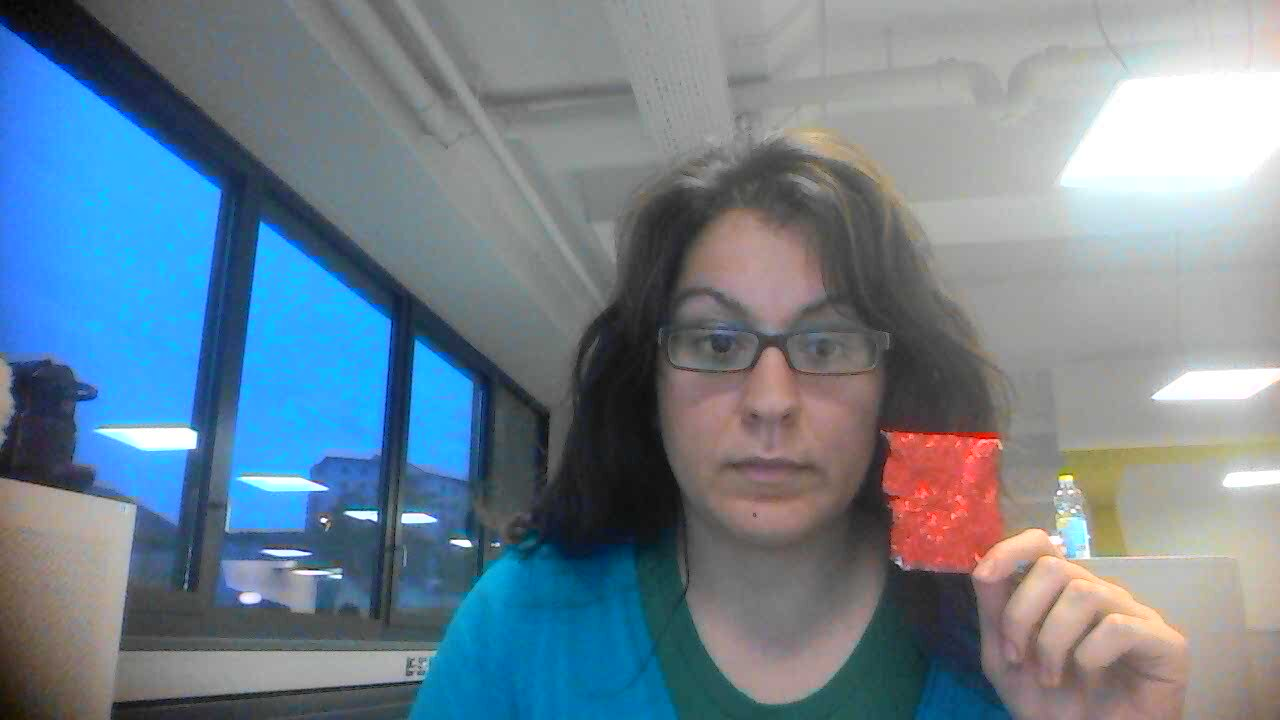
#> input picture shiny_red.jpg, 1280 x 720 px
$ python im.py shiny_red.jpg 5   (older library calls are emulated)
#> lines starting #> are read from the running program, lines starting #| are printed output that depends on the picture; after the words box and inside, x2 and y2 are one past the last pixel; in counts of white or black regions, pixels touching at a corner belong together
#> further down, img is the input picture: shape (720, 1280, 3); mean B, G, R 144.1, 130.1, 112.3

import sys
import numpy as np
import cv2


def find_color(frame):
    hsv = cv2.cvtColor(frame, cv2.COLOR_BGR2HSV)
#> hsv: shape (720, 1280, 3); mean H, S, V 61.8, 69.8, 152.3

    # define range of  color in HSV
    lower_c = np.array([0,50,50])
    upper_c = np.array([20,255,255])

    # Threshold the HSV image to get only desired colors
    mask = cv2.inRange(hsv, lower_c, upper_c)
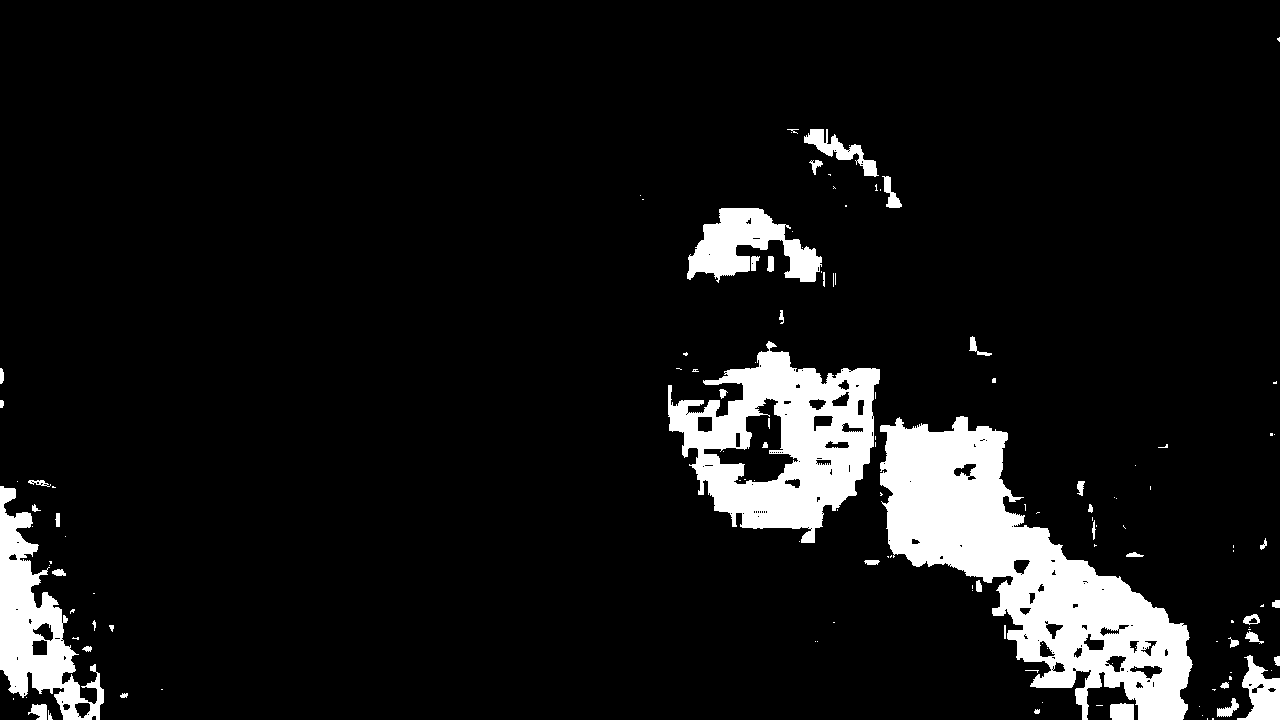
#> mask: shape (720, 1280); 8.6% white; 133 white regions (87 under 20 px), largest, box (x1, y1, x2, y2) and area: (880, 416, 1193, 720) 37132, (668, 341, 880, 543) 21280, (0, 486, 104, 720) 9488

    # Bitwise-AND mask and original image
    res = cv2.bitwise_and(frame,frame, mask= mask)
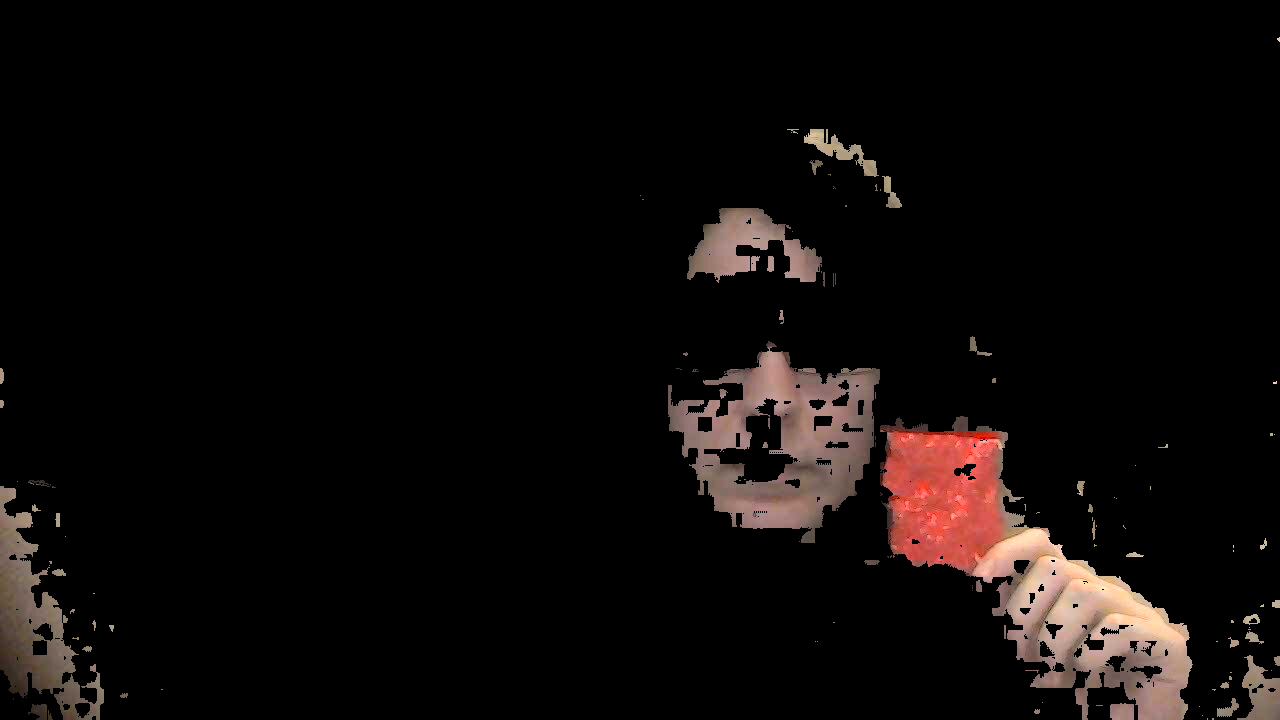
#> res: shape (720, 1280, 3); mean B, G, R 9.2, 10.3, 14.2
    return mask,res


def find_marker(image):

    #h,w, channels = img.shape

    #get red and sat
    hsv = cv2.cvtColor(image, cv2.COLOR_BGR2HSV)
    blue, green, red = cv2.split(image)
    hue, sat, val = cv2.split(image)


    #find the marker by looking for red, with high saturation
    _,red = cv2.threshold(red, 128, 160, cv2.THRESH_BINARY)
    _,sat = cv2.threshold(sat, 128, 255, cv2.THRESH_BINARY)

    #AND the two thresholds, finding the car
    car = cv2.multiply(red, sat)

    #remove noise, highlighting the car
    elem = cv2.getStructuringElement(cv2.MORPH_RECT,(3,3))
    car = cv2.erode(car,elem, iterations=5)
    car = cv2.dilate(car,elem, iterations=5)
    #return cv2.boundingRect(car)

    img, contours,hierarchy = cv2.findContours(car.copy(), cv2.RETR_TREE, cv2.CHAIN_APPROX_SIMPLE)
    #import ipdb; ipdb.set_trace()

    return cv2.boundingRect(contours[1])

img_name = sys.argv[1]
mode = int(sys.argv[2])
img = cv2.imread(img_name,cv2.IMREAD_COLOR)
if mode==1:
    marker = find_marker(img)
    #print marker
    color = (255,0,0)
    cv2.rectangle(img,(marker[0], marker[1]),(marker[0] + marker[2], marker[1] + marker[3]),color)
else:
    mask, res = find_color(img)
    cv2.imshow('mask',mask)
    cv2.imshow('res',res)

cv2.imshow('frame',img)
cv2.waitKey(0)
cv2.destroyAllWindows()
